Frame 1 (no input): blank canvas, image omitted
Frame 60 (no input): blank canvas, image omitted
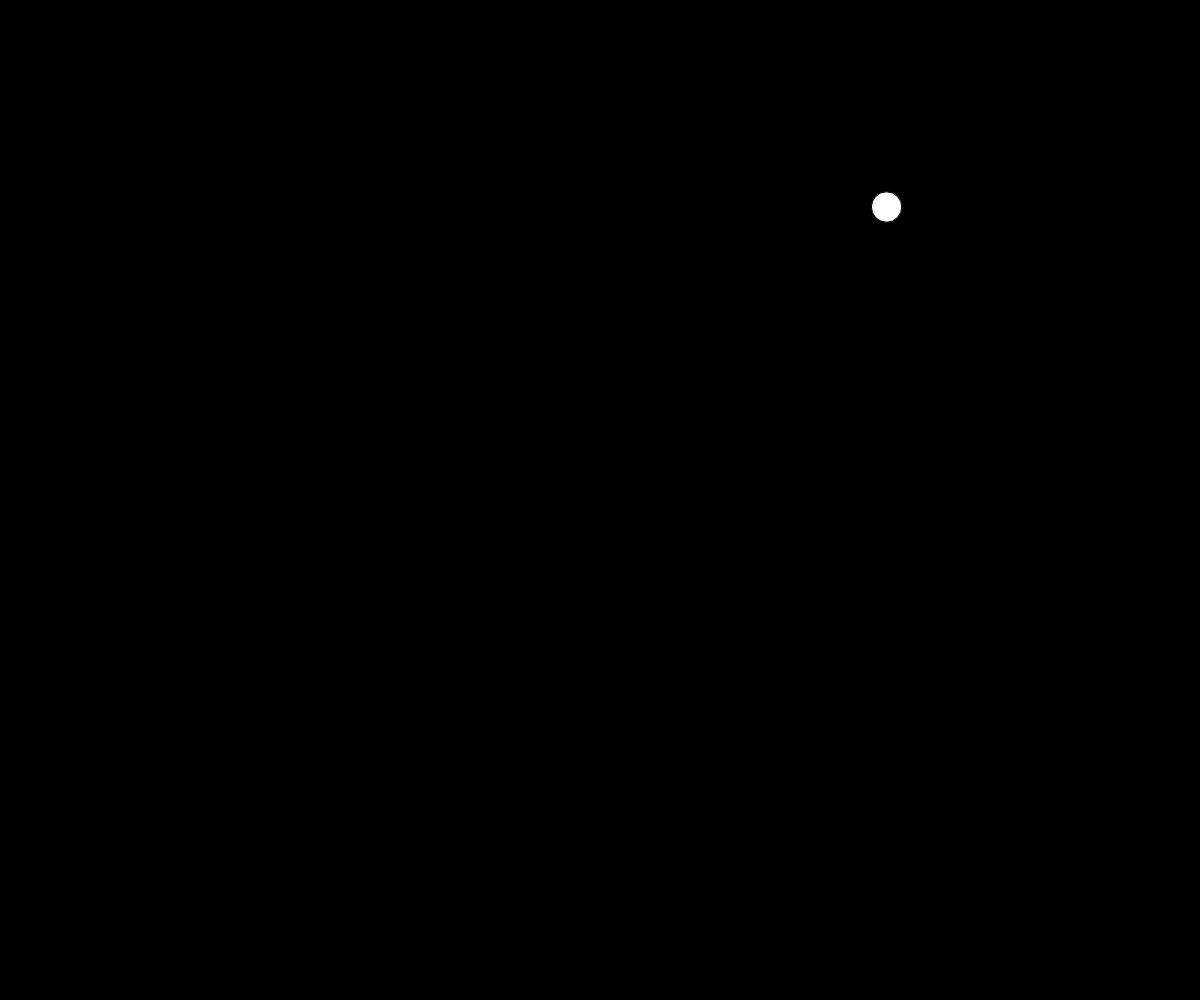
Frame 120 (the mouse pressed at the canvas centre since frame 60)

The p5.js sketch whose frames 1 and 60 were blank and that drew this single picture after the mouse press (run headless with seeded random() and noise() and a simulated clock; from frame 60 on, the mouse is pressed at the canvas centre):

// p5.js sketch
// ── sketch.js
var Ball = function() {
  this.x = random(width);
  this.y = random(height);
  this.speedX = random(-1,1);
  this.diameter = random(20,50);
}

var balls = [];



function setup() {
  createCanvas(windowWidth, windowHeight); 
}

function draw() {

  background(0);
  
  for (var i = 0; i < balls.length; i++) {
    ellipse(balls[i].x, balls[i].y, balls[i].diameter, balls[i].diameter);
    balls[i].x = balls[i].x + balls[i].speedX;
  }

  if (frameCount%15 == 0 && balls.length < 10000) {
  //  balls.push(new Ball());
  }


}

function mousePressed() {
  balls.push( new Ball() );
}

/*

var Ball = function() {
  this.x = mouseX;
  this.y = mouseY;
  this.diameter = 10;
}

var balls = [];



function setup() {
  createCanvas(windowWidth, windowHeight); 
}

function draw() {

  background(0);
  
  for (var i = 0; i < balls.length; i++) {
    ellipse(balls[i].x, balls[i].y, balls[i].diameter, balls[i].diameter);
  }
}

function mousePressed() {
  balls.push( new Ball() );
}*/
